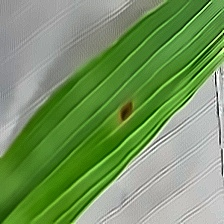
#> input picture data/processed/train/Brown_Spot/BROWNSPOT2_164.jpg, 224 x 224 px; its folder holds only this picture in this run
$ python preprocess_data.py
#> lines starting #> are read from the running program, lines starting #| are printed output that depends on the picture
import os
import numpy as np
import matplotlib.pyplot as plt
from pathlib import Path
import cv2
import tensorflow as tf
from tensorflow.keras.preprocessing.image import ImageDataGenerator
import shutil
from tqdm import tqdm

# Đường dẫn tới dữ liệu đã phân chia
DATA_DIR = Path("data/splits")
PROCESSED_DIR = Path("data/processed")
AUGMENTED_DIR = Path("data/augmented")
CLASSES = ["Brown_Spot", "Leaf_Blast", "Leaf_Blight", "Healthy"]
SPLITS = ["train", "val", "test"]

# Kích thước chuẩn hóa ảnh - dựa trên phân tích kích thước trung bình (241x241)
TARGET_SIZE = (224, 224)  # Kích thước phổ biến cho nhiều mô hình CNN

def create_directories():
    """Tạo thư mục cho dữ liệu đã tiền xử lý và tăng cường"""
    for dir_path in [PROCESSED_DIR, AUGMENTED_DIR]:
        for split in SPLITS:
            for cls in CLASSES:
                path = dir_path / split / cls
                path.mkdir(parents=True, exist_ok=True)
                print(f"Đã tạo thư mục: {path}")

def preprocess_images():
    """Tiền xử lý ảnh: thay đổi kích thước, chuẩn hóa, tăng cường độ tương phản"""
    total_processed = 0

    for split in SPLITS:
        for cls in CLASSES:
            src_dir = DATA_DIR / split / cls
            dst_dir = PROCESSED_DIR / split / cls

            if not src_dir.exists():
                print(f"Thư mục không tồn tại: {src_dir}")
                continue

            files = list(src_dir.glob("*"))
            print(f"Đang xử lý {len(files)} ảnh từ {split}/{cls}...")

            for img_path in tqdm(files, desc=f"{split}/{cls}"):
                try:
                    # Đọc ảnh
                    img = cv2.imread(str(img_path))
#> img is the input picture: shape (224, 224, 3); mean B, G, R 97.8, 149.7, 118.6
                    if img is None:
                        print(f"Không thể đọc ảnh: {img_path}")
                        continue

                    # Thay đổi kích thước với phương pháp nội suy tốt hơn cho ảnh nhỏ
                    # Sử dụng INTER_CUBIC cho ảnh nhỏ hơn TARGET_SIZE, INTER_AREA cho ảnh lớn hơn
                    h, w = img.shape[:2]
#> h = 224; w = 224
                    if h < TARGET_SIZE[0] or w < TARGET_SIZE[1]:
                        # Nội suy cubic tốt hơn cho phóng to
                        img_resized = cv2.resize(img, TARGET_SIZE, interpolation=cv2.INTER_CUBIC)
                    else:
                        # Nội suy area tốt hơn cho thu nhỏ
                        img_resized = cv2.resize(img, TARGET_SIZE, interpolation=cv2.INTER_AREA)

                    # Chuẩn hóa độ sáng và tương phản
                    # Chuyển sang không gian màu LAB để xử lý kênh sáng
                    lab = cv2.cvtColor(img_resized, cv2.COLOR_BGR2LAB)
#> lab: shape (224, 224, 3); mean of channels 0, 1, 2 149.8, 108.7, 151.2
                    l, a, b = cv2.split(lab)
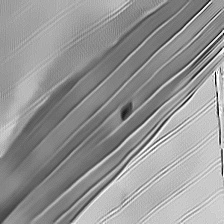
#> l: shape (224, 224); min 0, max 255, mean 149.8
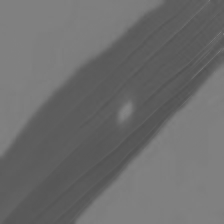
#> a: shape (224, 224); min 82, max 131, mean 108.7
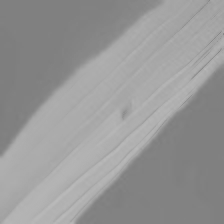
#> b: shape (224, 224); min 125, max 186, mean 151.2

                    # Áp dụng CLAHE (Contrast Limited Adaptive Histogram Equalization)
                    clahe = cv2.createCLAHE(clipLimit=2.0, tileGridSize=(8, 8))
                    l = clahe.apply(l)
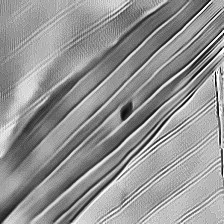
#> l: shape (224, 224); min 1, max 255, mean 148

                    # Ghép lại các kênh
                    lab = cv2.merge((l, a, b))
#> lab: shape (224, 224, 3); mean of channels 0, 1, 2 148, 108.7, 151.2
                    img_enhanced = cv2.cvtColor(lab, cv2.COLOR_LAB2BGR)

                    # Giảm nhiễu (tùy chọn)
                    img_enhanced = cv2.fastNlMeansDenoisingColored(img_enhanced, None, 10, 10, 7, 21)
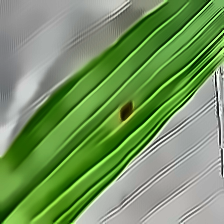
#> img_enhanced: shape (224, 224, 3); mean B, G, R 96.4, 148, 116.3

                    # Tăng độ sắc nét (tùy chọn)
                    kernel = np.array([[0, -1, 0], [-1, 5, -1], [0, -1, 0]])
                    img_enhanced = cv2.filter2D(img_enhanced, -1, kernel)
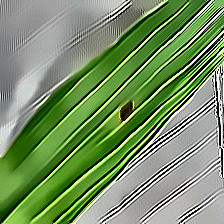
#> img_enhanced: shape (224, 224, 3); mean B, G, R 98.4, 144.7, 117.7

                    # Lưu ảnh đã xử lý
                    output_path = dst_dir / img_path.name
                    cv2.imwrite(str(output_path), img_enhanced)
                    total_processed += 1

                except Exception as e:
                    print(f"Lỗi khi xử lý {img_path}: {e}")

    print(f"Đã xử lý tổng cộng {total_processed} ảnh")

def visualize_preprocessing():
    """Hiển thị một số ảnh trước và sau khi xử lý"""
    plt.figure(figsize=(16, 12))

    for i, cls in enumerate(CLASSES):
        # Lấy một ảnh mẫu
        orig_files = list((DATA_DIR / "train" / cls).glob("*"))
        if not orig_files:
            continue

        sample_file = orig_files[0].name
        orig_path = DATA_DIR / "train" / cls / sample_file
        proc_path = PROCESSED_DIR / "train" / cls / sample_file

        if orig_path.exists() and proc_path.exists():
            # Đọc ảnh gốc và ảnh đã xử lý
            img_orig = cv2.imread(str(orig_path))
            img_orig = cv2.cvtColor(img_orig, cv2.COLOR_BGR2RGB)

            img_proc = cv2.imread(str(proc_path))
            img_proc = cv2.cvtColor(img_proc, cv2.COLOR_BGR2RGB)

            # Hiển thị ảnh
            plt.subplot(len(CLASSES), 4, i*4 + 1)
            plt.imshow(img_orig)
            plt.title(f"{cls} - Gốc")
            plt.axis('off')

            plt.subplot(len(CLASSES), 4, i*4 + 2)
            plt.imshow(img_proc)
            plt.title(f"{cls} - Đã xử lý")
            plt.axis('off')

            # Hiển thị histogram
            plt.subplot(len(CLASSES), 4, i*4 + 3)
            for channel, color in enumerate(['r', 'g', 'b']):
                hist = cv2.calcHist([img_orig], [channel], None, [256], [0, 256])
                plt.plot(hist, color=color)
            plt.title("Histogram - Gốc")
            plt.xlim([0, 256])

            plt.subplot(len(CLASSES), 4, i*4 + 4)
            for channel, color in enumerate(['r', 'g', 'b']):
                hist = cv2.calcHist([img_proc], [channel], None, [256], [0, 256])
                plt.plot(hist, color=color)
            plt.title("Histogram - Đã xử lý")
            plt.xlim([0, 256])

    plt.tight_layout()
    plt.savefig('preprocessing_comparison.png')
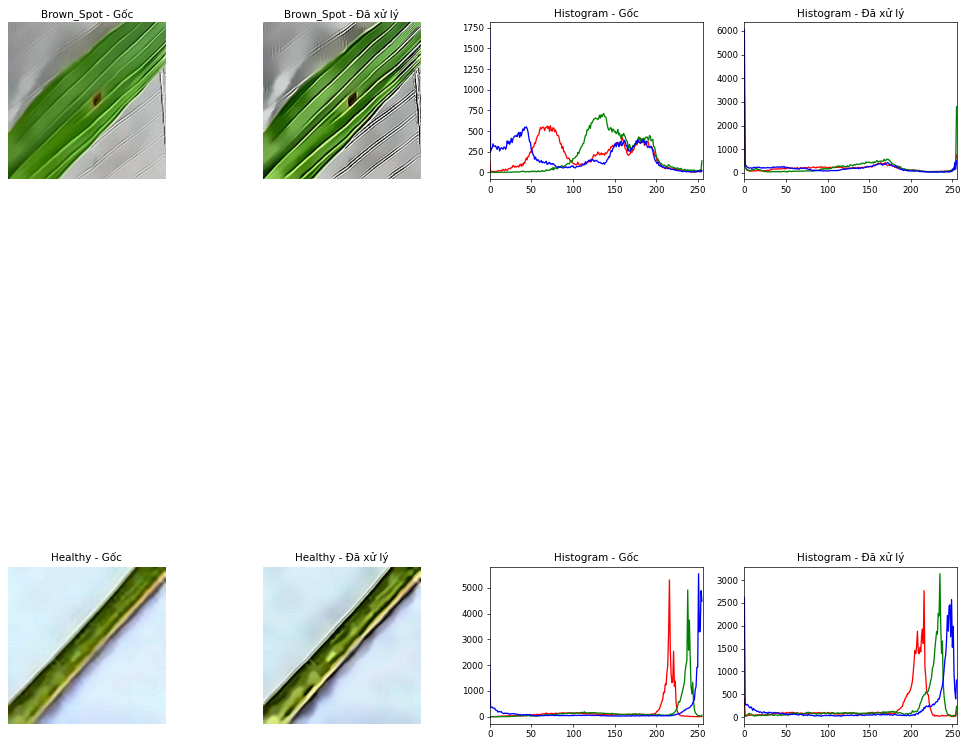
#> figure drawn by matplotlib, 8 panels; panel 3: curve peaks at x = 73, y = 564; panel 3: curve peaks at x = 137, y = 713; panel 3: curve peaks at x = 0, y = 1731; panel 4: curve peaks at x = 0, y = 3300
    plt.close()


def main():
    print("===== TIỀN XỬ LÝ VÀ TĂNG CƯỜNG DỮ LIỆU NÂNG CAO =====")
    create_directories()
    preprocess_images()
    visualize_preprocessing()
    print("\nĐã hoàn thành tiền xử lý và tăng cường dữ liệu!")

if __name__ == "__main__":
    main()
